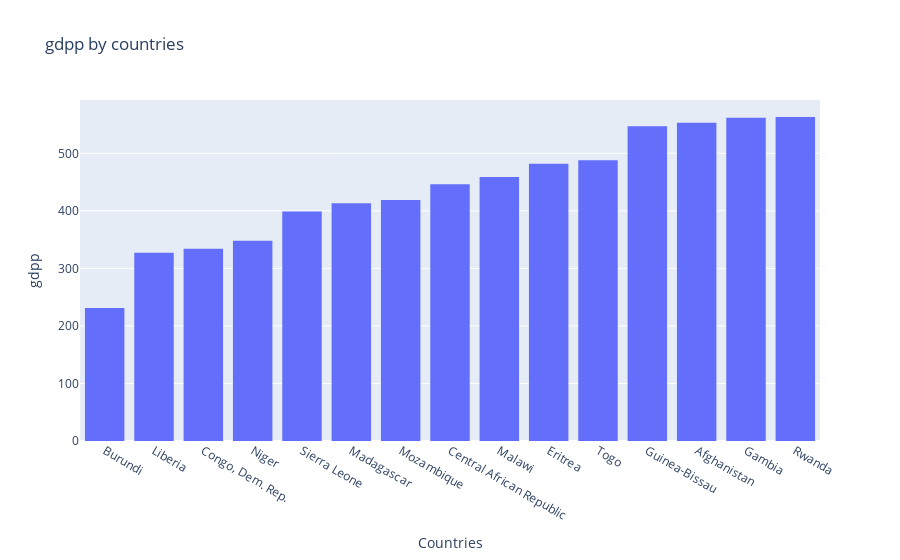
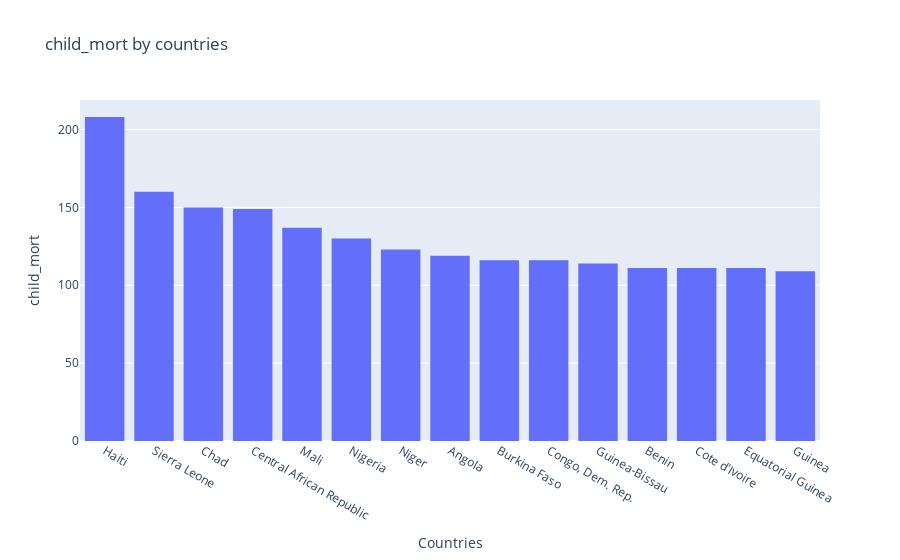

Notebook code for these charts, in order:
### Markdown cell above
On définit maintenant une fonction qui permet d'afficher la distribution des valeurs pour une variable donnée, pour un nombre n de pays, dans l'ordre croissant ou décroissant.

### Code cell
def histo(name_column, n ,ascending):
    sorted = data.sort_values(by=name_column,ascending=ascending)
    sorted10 = sorted.head(n)

    fig = px.histogram(sorted10, x="country", y=name_column, labels={"country" : "Countries"}, title=f"{name_column} by countries").update_layout(yaxis_title=name_column)
    fig.show()

histo("gdpp", 15, True)
histo("child_mort", 15, False)

### Figure 1 — Plotly figure (JSON) as saved in the notebook; plotly's stock layout.template omitted (floating-point values rounded to 4 significant figures)
{"data": [{"alignmentgroup": "True", "bingroup": "x", "histfunc": "sum", "hovertemplate": "Countries=%{x}<br>sum of gdpp=%{y}<extra></extra>", "legendgroup": "", "marker": {"color": "#636efa", "pattern": {"shape": ""}}, "name": "", "offsetgroup": "", "orientation": "v", "showlegend": false, "type": "histogram", "x": ["Burundi", "Liberia", "Congo, Dem. Rep.", "Niger", "Sierra Leone", "Madagascar", "Mozambique", "Central African Republic", "Malawi", "Eritrea", "Togo", "Guinea-Bissau", "Afghanistan", "Gambia", "Rwanda"], "xaxis": "x", "y": [231, 327, 334, 348, 399, 413, 419, 446, 459, 482, 488, 547, 553, 562, 563], "yaxis": "y"}], "layout": {"barmode": "relative", "legend": {"tracegroupgap": 0}, "title": {"text": "gdpp by countries"}, "xaxis": {"anchor": "y", "domain": [0, 1], "title": {"text": "Countries"}}, "yaxis": {"anchor": "x", "domain": [0, 1], "title": {"text": "gdpp"}}}}

### Figure 2 — Plotly figure (JSON) as saved in the notebook; plotly's stock layout.template omitted (floating-point values rounded to 4 significant figures)
{"data": [{"alignmentgroup": "True", "bingroup": "x", "histfunc": "sum", "hovertemplate": "Countries=%{x}<br>sum of child_mort=%{y}<extra></extra>", "legendgroup": "", "marker": {"color": "#636efa", "pattern": {"shape": ""}}, "name": "", "offsetgroup": "", "orientation": "v", "showlegend": false, "type": "histogram", "x": ["Haiti", "Sierra Leone", "Chad", "Central African Republic", "Mali", "Nigeria", "Niger", "Angola", "Burkina Faso", "Congo, Dem. Rep.", "Guinea-Bissau", "Benin", "Cote d'Ivoire", "Equatorial Guinea", "Guinea"], "xaxis": "x", "y": [208, 160, 150, 149, 137, 130, 123, 119, 116, 116, 114, 111, 111, 111, 109], "yaxis": "y"}], "layout": {"barmode": "relative", "legend": {"tracegroupgap": 0}, "title": {"text": "child_mort by countries"}, "xaxis": {"anchor": "y", "domain": [0, 1], "title": {"text": "Countries"}}, "yaxis": {"anchor": "x", "domain": [0, 1], "title": {"text": "child_mort"}}}}
